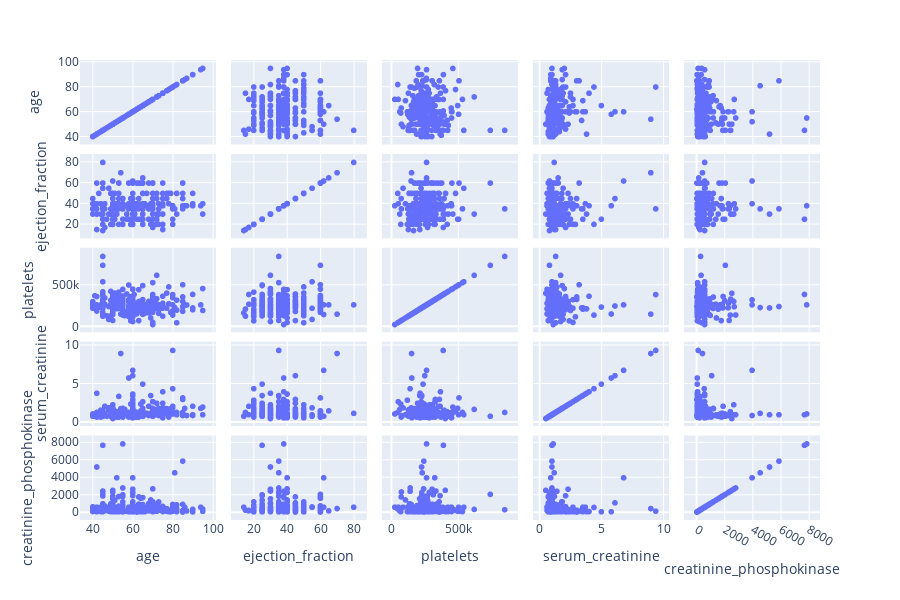

The notebook cell saved with this chart:
### Markdown cell above
### Scatter Matrix of the variables

### Code cell
# Plotting the scatter matrix
dat = data[['age', 'ejection_fraction', 'platelets', 'serum_creatinine', 'creatinine_phosphokinase']]
pd.DataFrame.iteritems = pd.DataFrame.items
fig = px.scatter_matrix(dat, width=900, height=600)
fig.show()

### Figure 1 — Plotly figure (JSON) as saved in the notebook; plotly's stock layout.template omitted (floating-point values rounded to 4 significant figures; data arrays with more than 128 entries replaced by an {"elided": "..."} marker saying what was removed)
{"data": [{"dimensions": [{"axis": {"matches": true}, "label": "age", "values": {"elided": "299 float values"}}, {"axis": {"matches": true}, "label": "ejection_fraction", "values": {"elided": "299 int values"}}, {"axis": {"matches": true}, "label": "platelets", "values": {"elided": "299 float values"}}, {"axis": {"matches": true}, "label": "serum_creatinine", "values": {"elided": "299 float values"}}, {"axis": {"matches": true}, "label": "creatinine_phosphokinase", "values": {"elided": "299 int values"}}], "hovertemplate": "%{xaxis.title.text}=%{x}<br>%{yaxis.title.text}=%{y}<extra></extra>", "legendgroup": "", "marker": {"color": "#636efa", "symbol": "circle"}, "name": "", "showlegend": false, "type": "splom"}], "layout": {"dragmode": "select", "height": 600, "legend": {"tracegroupgap": 0}, "margin": {"t": 60}, "width": 900}}
